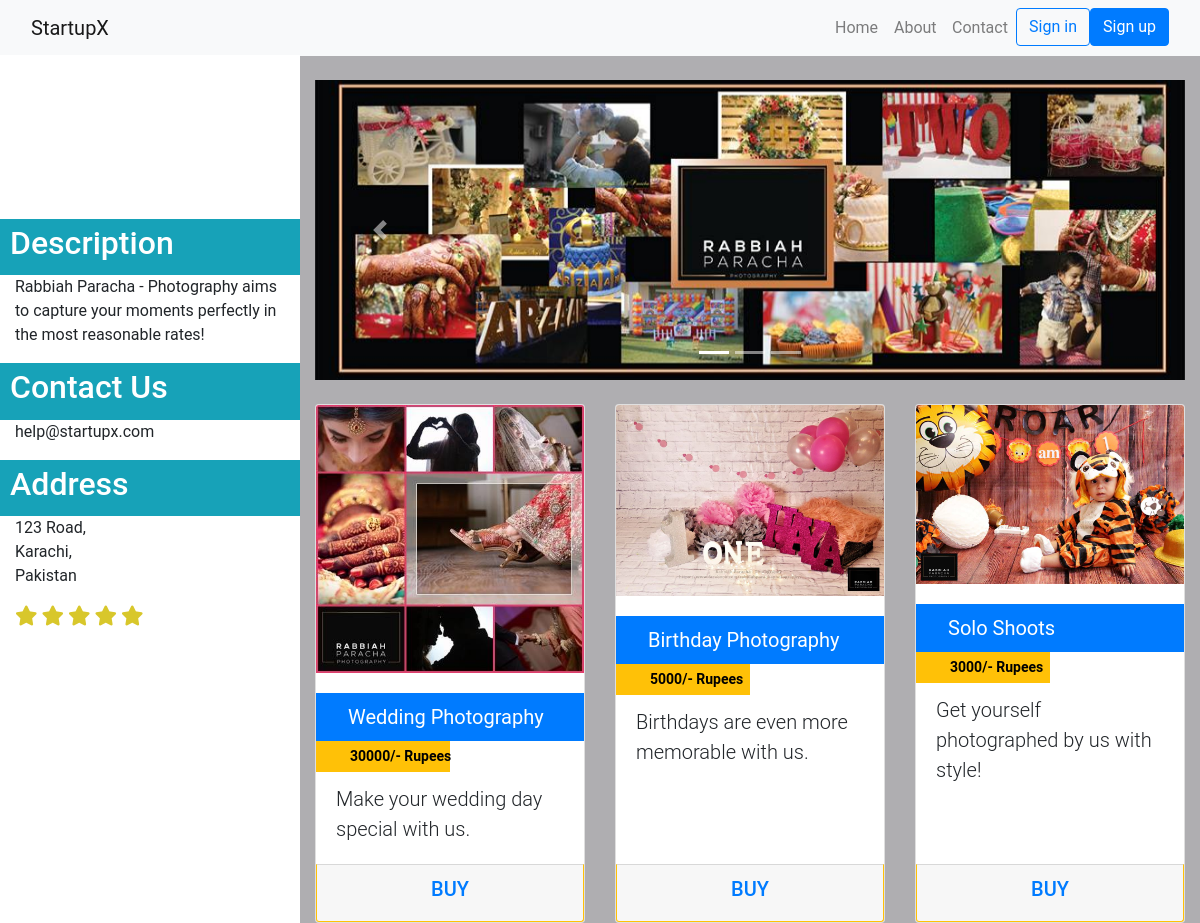
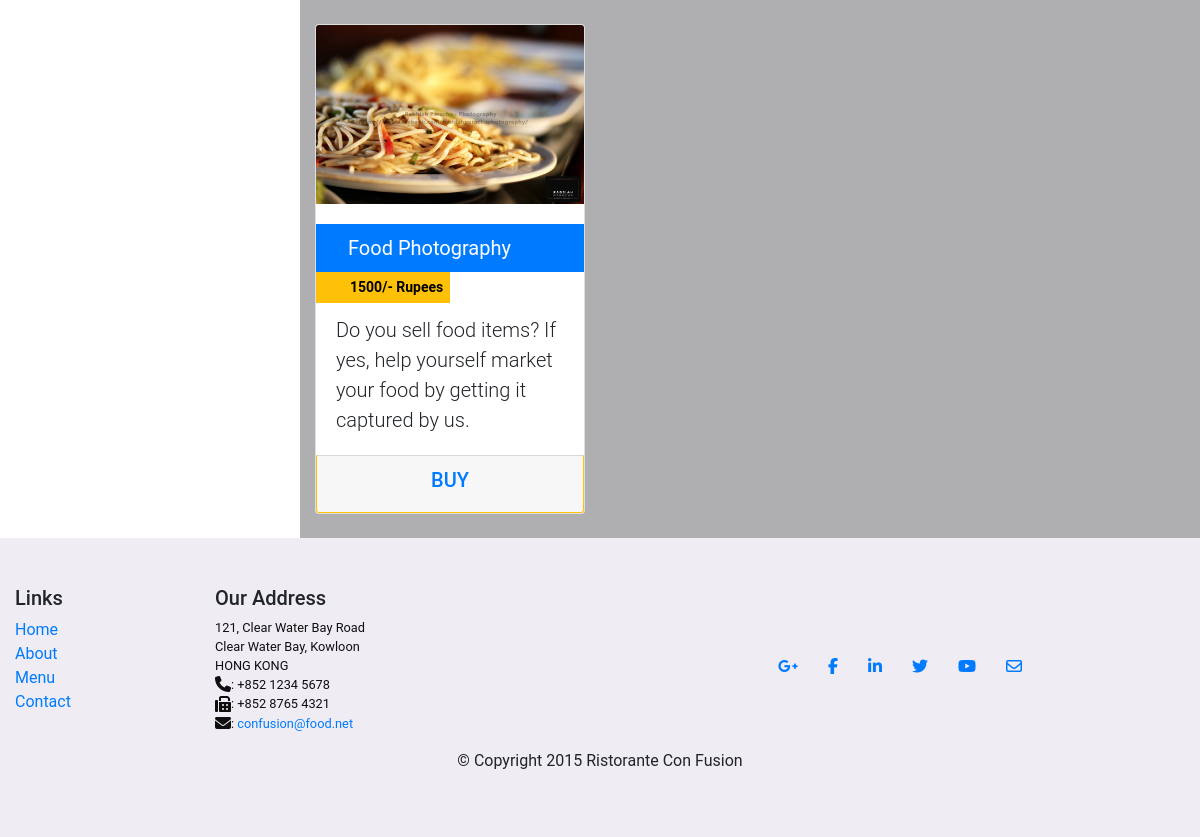
/startup.php?find=3, run on the app's committed database (2 pictures, top to bottom).
### tables this page shows
CREATE TABLE IF NOT EXISTS `startups` (
  `name` varchar(32) NOT NULL,
  `category` varchar(20) NOT NULL DEFAULT 'Other',
  `Tagline` varchar(50) NOT NULL,
  `description` varchar(1000) NOT NULL,
  `sales` int(5) DEFAULT NULL,
  `id` int(5) NOT NULL,
  PRIMARY KEY (`id`),
  KEY `category` (`category`)
);

CREATE TABLE IF NOT EXISTS `items` (
  `ID` int(8) NOT NULL COMMENT 'Startup ID',
  `itemID` int(11) NOT NULL,
  `Name` varchar(32) NOT NULL,
  `Description` varchar(1000) NOT NULL,
  `category` varchar(10) NOT NULL DEFAULT 'Other',
  `Price` int(5) NOT NULL,
  `Discount` int(5) DEFAULT NULL,
  PRIMARY KEY (`ID`,`itemID`),
  KEY `category` (`category`)
);

### startup.php (the view, shortened to what this page needs)
<!DOCTYPE html>
<html lang="en">
<?php require('conn.php');
  include('usersclass.php');
  ?>
  <head>
    <link rel="stylesheet" href="node_modules/bootstrap/dist/css/bootstrap.min.css">
    <link rel="stylesheet" href="node_modules/font-awesome/css/font-awesome.min.css">
    <link rel="stylesheet" href="css/styles.css">
    <link href="vendor/bootstrap/css/bootstrap.min.css" rel="stylesheet">
    <link href="css/small-business.css" rel="stylesheet">
    <link href ="css/hover-min.css" rel="stylesheet">
        <link href ="css/zoomhover.css" rel="stylesheet">
  </head>
  <body>
    <nav class="navbar navbar-expand-md navbar-light bg-light fixed-top">
    <div class="container">
      <a class="navbar-brand" href="#">StartupX</a>
      <div class="collapse navbar-collapse" id="navbarResponsive">
        <ul class="navbar-nav ml-auto">
          <li class="nav-item    hvr-shadow">
            <a class="nav-link" href="./home.php">Home
            </a>
          </li>
          <li class="nav-item hvr-shadow">
            <a class="nav-link" href="./aboutus.html">About</a>
          </li>
          <li class="nav-item hvr-shadow" >
            <a class="nav-link" href="#">Contact</a>
          </li>
          <?php
          if( $_SESSION==null ){?>
          <li><a type = "button cd-signin" class="btn btn-outline-primary my-2 my-sm-0" href="./login.php">Sign in</a></li>
          <li><a type = "button cd-signup" class="btn btn-primary my-2 my-sm-0" href="./register.php" >Sign up</a></li>
        <?php }
        else{?>
          <li><a type = "button cd-signin" class="btn hvr-fade my-2 my-sm-0" style="border-radius: 30px;" href="./myorders.php"><i class = "fa fa-user" aria-hidden="true"></i></a></li>
          <?php
        }?>
        </ul>
      </div>
    </div>
  </nav>
    <div class="container">
        <div class="row">
            <div class="col-lg-3 fixed-top hidden-md-down hvr-glow" style="background-color:white; top:55px;">
            <?php
            $id=(int)$_GET['find'];
            $sql = "SELECT name,description FROM startups where id = '$id'";
            $results = mysqli_query($connection,$sql);
            if($rowitem = mysqli_fetch_array($results)) {
            echo "<div class=\"bg-inverse\" style=\"margin-left:-20px;margin-right:-15px;padding-left:15px;color:white;padding-top:10px;padding-bottom:10px;\"><h1 class=\"my-4  \">".$rowitem['name']."</h1>
            </div>
            <div class=\"bg-info\" style=\"margin-left:-20px;margin-right:-15px;padding-left:15px;color:white;padding-top:5px;padding-bottom:5px;\">
            <h2> Description</h2>
        </div>
            <p>".$rowitem['description']."</p>
            <div class=\"bg-info\" style=\"margin-left:-20px;margin-right:-15px;padding-left:15px;color:white;padding-top:5px;padding-bottom:5px;\">
            <h2>Contact Us</h2>
        </div>
        <p>help@startupx.com</p>
        <div class=\"bg-info\" style=\"margin-left:-20px;margin-right:-15px;padding-left:15px;color:white;padding-top:5px;padding-bottom:5px;\">
        <h2>Address</h2>
    </div>
    <p>123 Road,<br>Karachi,<br>Pakistan</p>
            "; ?><span class="fa fa-star fa-lg" style="color:#d8c72b;"></span>
            <span class="fa fa-star fa-lg" style="color:#d8c72b;"></span>
            <span class="fa fa-star fa-lg" style="color:#d8c72b;"></span>
            <span class="fa fa-star fa-lg" style="color:#d8c72b;"></span>
            <span class="fa fa-star fa-lg" style="color:#d8c72b;"></span>
            </div>
            <div class="col-lg-3 hidden-lg-up" style="background-color:white;">
            <?php
            echo "<div class=\"bg-inverse\" style=\"margin-left:-20px;margin-right:-15px;padding-left:15px;color:white;padding-top:10px;padding-bottom:10px;\"><h1 class=\"my-4  \">".$rowitem['name']."</h1>
            </div>
            <div class=\"bg-info\" style=\"margin-left:-20px;margin-right:-15px;padding-left:15px;color:white;padding-top:5px;padding-bottom:5px;\">
            <h2> Description</h2>
        </div>
        <p>".$rowitem['description']."</p>
                    <div class=\"bg-info\" style=\"margin-left:-20px;margin-right:-15px;padding-left:15px;color:white;padding-top:5px;padding-bottom:5px;\">
                    <h2>Contact Us</h2>
                </div>
                <p>help@startupx.com</p>
                <div class=\"bg-info\" style=\"margin-left:-20px;margin-right:-15px;padding-left:15px;color:white;padding-top:5px;padding-bottom:5px;\">
                <h2>Address</h2>
            </div>
            <p>123 Road,<br>Karachi,<br>Pakistan</p>
                    "; ?><span class="fa fa-star fa-lg" style="color:#d8c72b;"></span>
            </div>
        <div class="col-lg-9 push-lg-3" style="background-color:rgb(175, 174, 177);">
            <div id="carouselExampleIndicators" class="carousel slide my-4"  data-ride="carousel">
            <ol class="carousel-indicators">
                <li data-target="#carouselExampleIndicators" data-slide-to="0" class="active"></li>
                <li data-target="#carouselExampleIndicators" data-slide-to="1"></li>
                <li data-target="#carouselExampleIndicators" data-slide-to="2"></li>
            </ol>
            <div class="carousel-inner" role="listbox">
                <div class="carousel-item active">
                <img class="d-block img-fluid" style='height: 100%; width: 100%; object-fit: cover' src="images/startups/<?php echo $id?>/1.jpg" alt="First slide">
                </div>
            </div>
            <a class="carousel-control-prev" href="#carouselExampleIndicators" role="button" data-slide="prev">
                <span class="carousel-control-prev-icon" aria-hidden="true"></span>
            </a>
            <a class="carousel-control-next" href="#carouselExampleIndicators" role="button" data-slide="next">
                <span class="carousel-control-next-icon" aria-hidden="true"></span>
            </a>
            </div>
            <div class="row ">
                <?php
                $id=(int)$_GET['find'];
                $sql = "SELECT itemID,name,description,price FROM items where id = '$id'";
                $results = mysqli_query($connection,$sql);
                while($rowitem = mysqli_fetch_array($results)) {
                ?>
                <div class="col-lg-4 col-md-6 mb-4 hvr-grow-shadow">
                    <div class="card h-100">
                        <a href="#"><img class="card-img-top  hvr-glow" src="images/startups/<?php echo $id."/items/".$rowitem['itemID'];?>.jpg" alt=""></a>
                    <div class="card-body hvr-float-shadow ">
                        <h2 class="card-title lead">
                        <div class="bg-primary" style="margin-left:-20px;margin-right:-20px;padding-left:15px;color:white;">
                         <span class = "btn btn-lg "><?php echo $rowitem['name']?></span></div>
                         <div class="bg-warning" style="margin-left:-20px;margin-right:50%;padding-left:25px;color:black;">
                         <span class = "btn btn-sm">  <strong><?php echo $rowitem['price']."/- Rupees"?></strong></span></div>
                        <p class="card-text lead"><?php echo $rowitem['description']?></p>
                    </div>
                    <div class="btn btn-warning card-footer" style="color:blue;">
                        <h5 class = " hvr-pulse"><a data-toggle="modal" data-target="#myModal<?php echo$rowitem['itemID'];?>" href="#">BUY</a></h5>
                        </div>
                    </div>
                </div>
                <?php } ?>
                <?php } ?>
            </div>
            </div>
        </div>
        </div>
        <footer class = "footer py-5 bg-lite">
                <div class = "container">
                    <div class = "row">
                        <div class = "col-5 col-sm-2">
                            <h5>Links</h5>
                            <ul class = "list-unstyled">
                                <li><a href="./home.php">Home</a></li>
                                <li><a href="./aboutus.html">About</a></li>
                                <li><a href="#">Menu</a></li>
                                <li><a href="./contactus.html">Contact</a></li>
                            </ul>
                        </div>
                        <div class = "col-6 col-sm-5">
                            <h5>Our Address</h5>
                            <address>
                                121, Clear Water Bay Road<br>
                                Clear Water Bay, Kowloon<br>
                                HONG KONG<br>
                                <i class = "fa fa-phone fa-lg"></i>: +852 1234 5678<br>
                                <i class = "fa fa-fax fa-lg"></i>: +852 8765 4321<br>
                                <i class = "fa fa-envelope fa-lg"></i>: <a href="mailto:confusion@food.net">confusion@food.net</a>
                            </address>
                        </div>
                        <div class = "col col-sm-4 align-self-center">
                            <div style="text-align:center">
                                <a class="btn btn-social-icon btn-google-plus" href="http://google.com/+"><i class="fa fa-google-plus"></i></a>
                                <a class="btn btn-social-icon btn-facebook" href="http://www.facebook.com/profile.php?id="><i class="fa fa-facebook"></i></a>
                                <a class="btn btn-social-icon btn-linkedin" href="http://www.linkedin.com/in/"><i class="fa fa-linkedin"></i></a>
                                <a class="btn btn-social-icon btn-twitter" href="http://twitter.com/"><i class="fa fa-twitter"></i></a>
                                <a class="btn btn-social-icon btn-youtube" href="http://youtube.com/"><i class="fa fa-youtube"></i></a>
                                <a class="btn btn-social-icon" href="mailto:"><i class="fa fa-envelope-o"></i></a>
                            </div>
                        </div>
                    </div>
                    <div class = "row justify-content-center">
                        <div class = "col-auto">
                            <p>© Copyright 2015 Ristorante Con Fusion</p>
                        </div>
                    </div>
                </div>
            </footer>
      </body>
    </html>

### css/styles.css (style rules this page uses)
.footer { background-color: rgb(239, 236, 243); margin: 0px auto; padding: 20px 0px 20px 0px; }
address { font-size: 80%; margin: 0px; color: #0f0f0f; }
body { padding: 0px 0px 0px 0px; z-index: 0; }
.carousel { background: #512DA8; }
.carousel-item { height: 300px; }
.carousel-item img { position: absolute; top: 0; left: 0; min-height: 300px; }
* { font-family: 'Roboto', sans-serif; }

### css/small-business.css (style rules this page uses)
body { padding-top: 54px; }
@media (min-width: 992px) { body { padding-top: 56px; } }
.container { position: relative; max-width: 100%; margin: 0 auto; }
#carouselExampleIndicators { margin-bottom:20px; background-color:rgb(255, 255, 255) }
.bg-light { background-color: rgb(239, 236, 243); }

### data on the page
startups: description "Rabbiah Paracha - Photography aims to capture your moments perfectly in the most reasonable rates!"
items: shows a picture, Name "Wedding Photography", Price "30000", Description "Make your wedding day special with us."
items: shows a picture, Name "Birthday Photography", Price "5000", Description "Birthdays are even more memorable with us."
items: shows a picture, Name "Solo Shoots", Price "3000", Description "Get yourself photographed by us with style!"
items: shows a picture, Name "Food Photography", Price "1500", Description "Do you sell food items? If yes, help yourself market your food by getting it captured by us."
